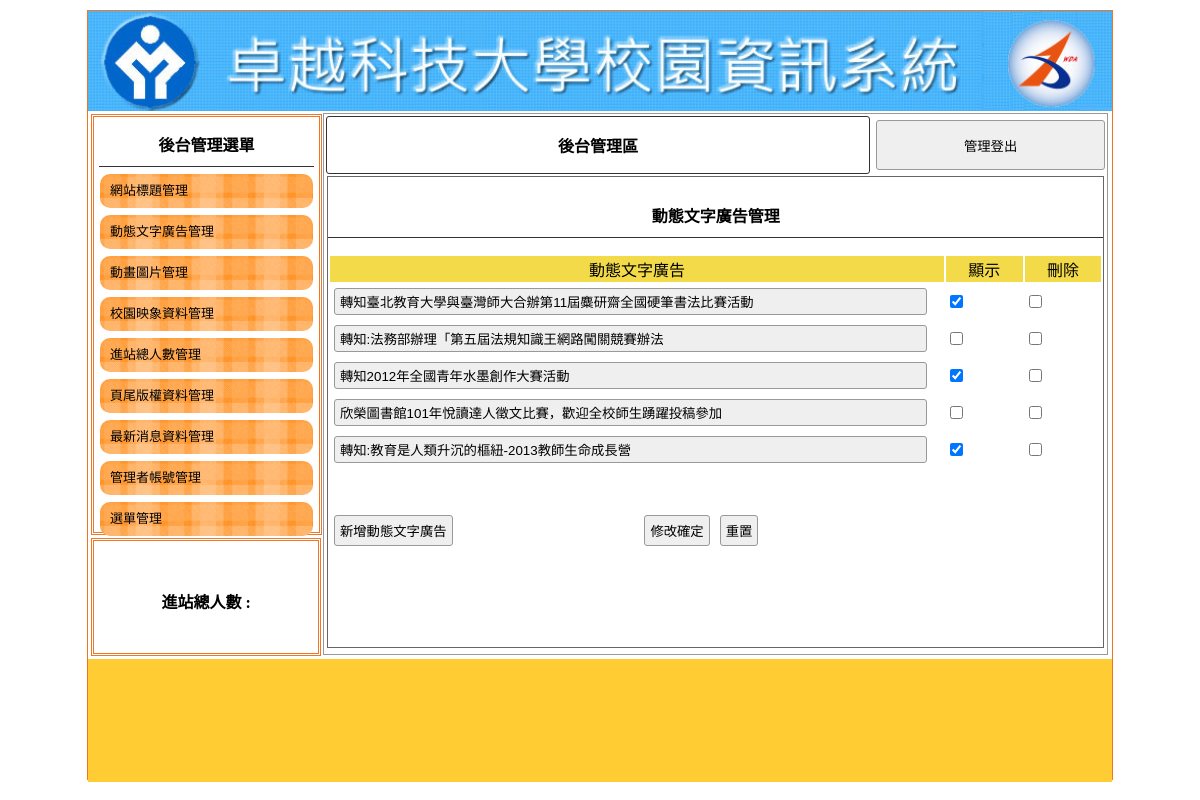
The app's page /admin.php?do=ad, older data.
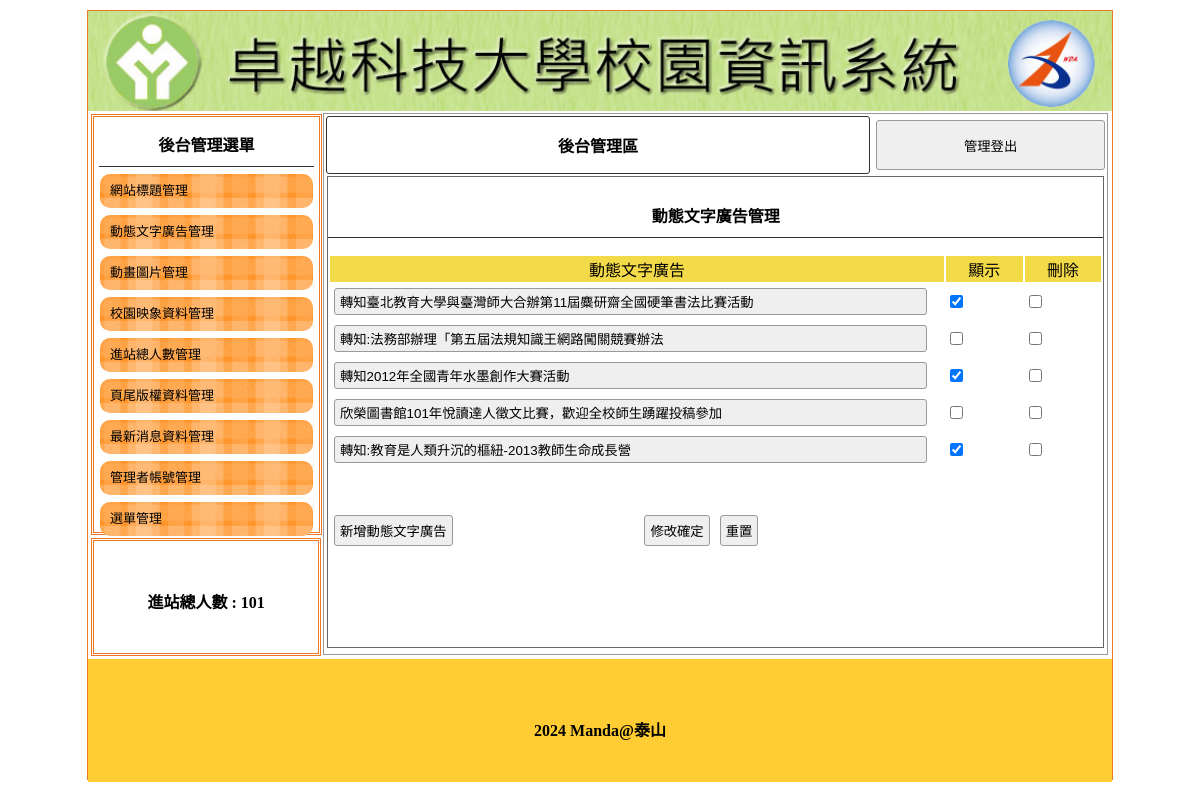
The same page, newer data.
### tables this page shows
CREATE TABLE `titles` (
  `id` int(10) UNSIGNED NOT NULL,
  `img` text NOT NULL,
  `text` text NOT NULL,
  `sh` int(1) UNSIGNED NOT NULL DEFAULT 0
);

CREATE TABLE `ads` (
  `id` int(10) UNSIGNED NOT NULL,
  `text` text NOT NULL,
  `sh` int(1) UNSIGNED NOT NULL DEFAULT 1
);

CREATE TABLE `total` (
  `id` int(10) UNSIGNED NOT NULL,
  `total` int(10) NOT NULL
);

CREATE TABLE `bottom` (
  `id` int(11) NOT NULL,
  `bottom` text NOT NULL
);

### api/db.php (called while the page is built, shortened)
<?php
class DB{
    protected $dsn="mysql:host=localhost;charset=utf8;dbname=db10";
    protected $pdo;
    protected $table;
    function __construct($table){
        $this->table=$table;
        $this->pdo=new PDO($this->dsn,'root','');
    }
    function all(...$arg){
        $sql="SELECT * FROM $this->table ";
        return $this->fetchAll($sql);
    }
    function find($id){
        $sql="SELECT * FROM $this->table ";
        if(is_array($id)){
            $where=$this->a2s($id);
            $sql=$sql . " WHERE ". join(" && ",$where);
        }else{
            $sql .= " WHERE `id`='$id' ";
        }
        return $this->fetchOne($sql);
    }
    function a2s($array){
        $tmp=[];
        foreach($array as $key => $value){
            $tmp[]="`$key`='$value'";
        }
        return $tmp;
    }
    protected function fetchOne($sql){
        return $this->pdo->query($sql)->fetch(PDO::FETCH_ASSOC);
    }
    protected function fetchAll($sql){
        return $this->pdo->query($sql)->fetchAll(PDO::FETCH_ASSOC);
    }
}
$Title=new DB('titles');
$Ad=new DB('ads');
$Total=new DB('total');
$Bottom=new DB('bottom');

### backend/ad.php (the view, shortened to what this page needs)
<div class="di"
    style="height:540px; border:#999 1px solid; width:76.5%; margin:2px 0px 0px 0px; float:left; position:relative; left:20px;">
    <?php include_once "logout.php"; ?>
    <div style="width:99%; height:87%; margin:auto; overflow:auto; border:#666 1px solid;">
        <p class="t cent botli">動態文字廣告管理</p>
        <form method="post" action="./api/edit.php">
            <table width="100%">
                <tbody>
                    <tr class="yel">
                        <td width="80%">動態文字廣告</td>
                        <td width="10%">顯示</td>
                        <td width="10%">刪除</td>
                    </tr>
                    <?php
                    $rows=$Ad->all();
                    foreach($rows as $row){
                    ?>
                    <tr>
                        <td>
                            <input type="text" name="text[]" value="<?=$row['text'];?>" style="width:95%">
                        </td>
                        <td>
                            <input type="checkbox" name="sh[]" value="<?=$row['id'];?>" <?=($row['sh']==1)?'checked':'';?>>
                        </td>
                        <td>
                            <input type="checkbox" name="del[]" value="<?=$row['id'];?>">
                        </td>
                    </tr>
                    <?php
                    }
                    ?>
                </tbody>
            </table>
            <table style="margin-top:40px; width:70%;">
                <tbody>
                    <tr>
                        <td width="200px"><input type="button"
                                onclick="op(&#39;#cover&#39;,&#39;#cvr&#39;,&#39;./modal/<?=$do;?>.php?table=<?=$do;?>&#39;)"
                                value="新增動態文字廣告"></td>
                        <td class="cent">
                            <input type="submit" value="修改確定">
                            <input type="reset" value="重置">
                        </td>
                    </tr>
                </tbody>
            </table>
        </form>
    </div>
</div>

### admin.php (shortened to what this page needs)
<?php include_once "api/db.php";?>
<!DOCTYPE html
    PUBLIC "-//W3C//DTD XHTML 1.0 Transitional//EN" "http://www.w3.org/TR/xhtml1/DTD/xhtml1-transitional.dtd">
<html xmlns="http://www.w3.org/1999/xhtml">
<head>
    <link href="./css/css.css" rel="stylesheet" type="text/css">
</head>
<body>
    <div id="main">
        <a title="<?=$Title->find(['sh'=>1])['text'];?>" href="index.php">
            <div class="ti" style="background:url('./upload/<?=$Title->find(['sh'=>1])['img'];?>'); background-size:cover;"></div>
        </a>
        <div id="ms">
            <div id="lf" style="float:left;">
                <div id="menuput" class="dbor">
                    <span class="t botli">後台管理選單</span>
                    <a style="color:#000; font-size:13px; text-decoration:none;" href="?do=title">
                        <div class="mainmu">
                            網站標題管理 </div>
                    </a>
                    <a style="color:#000; font-size:13px; text-decoration:none;" href="?do=ad">
                        <div class="mainmu">
                            動態文字廣告管理 </div>
                    </a>
                    <a style="color:#000; font-size:13px; text-decoration:none;" href="?do=mvim">
                        <div class="mainmu">
                            動畫圖片管理 </div>
                    </a>
                    <a style="color:#000; font-size:13px; text-decoration:none;" href="?do=image">
                        <div class="mainmu">
                            校園映象資料管理 </div>
                    </a>
                    <a style="color:#000; font-size:13px; text-decoration:none;" href="?do=total">
                        <div class="mainmu">
                            進站總人數管理 </div>
                    </a>
                    <a style="color:#000; font-size:13px; text-decoration:none;" href="?do=bottom">
                        <div class="mainmu">
                            頁尾版權資料管理 </div>
                    </a>
                    <a style="color:#000; font-size:13px; text-decoration:none;" href="?do=news">
                        <div class="mainmu">
                            最新消息資料管理 </div>
                    </a>
                    <a style="color:#000; font-size:13px; text-decoration:none;" href="?do=admin">
                        <div class="mainmu">
                            管理者帳號管理 </div>
                    </a>
                    <a style="color:#000; font-size:13px; text-decoration:none;" href="?do=menu">
                        <div class="mainmu">
                            選單管理 </div>
                    </a>
                </div>
                <div class="dbor" style="margin:3px; width:95%; height:20%; line-height:100px;">
                    <span class="t">進站總人數 :
                    <?=$Total->find(1)['total'];?></span>
                </div>
            </div>
            <?php
			$do=$_GET['do']??'title';
			$file="./backend/{$do}.php";
			if(file_exists($file)){
				include $file;
			}else{
				include "./backend/title.php";
			}
			?>
        </div>
        <div
            style="width:1024px; left:0px; position:relative; background:#FC3; margin-top:4px; height:123px; display:block;">
            <span class="t" style="line-height:123px;"><?=$Bottom->find(1)['bottom'];?></span>
        </div>
    </div>
</body>
</html>

### backend/logout.php
<table width="100%">
        <tbody>
            <tr>
                <td style="width:70%;font-weight:800; border:#333 1px solid; border-radius:3px;" class="cent"><a
                        href="?do=admin" style="color:#000; text-decoration:none;">後台管理區</a></td>
                <td><button onclick="document.cookie=&#39;user=&#39;;location.replace(&#39;./api/logout.php&#39;)"
                        style="width:99%; margin-right:2px; height:50px;">管理登出</button></td>
            </tr>
        </tbody>
    </table>

### css/css.css (style rules this page uses)
body { padding: 0px; margin: 0px; }
#main { width: 1024px; height: 768px; margin: 10px auto 10px auto; border: #EE7728 1px solid; position: relative; }
.ti { width: 100%; height: 100px; position: relative; background-size: cover; background-repeat: no-repeat; }
.dbor { border: #EE7728 double 3px; margin: 1px; padding: 2px 10px 2px 10px; }
.t { font-weight: 800; display: block; text-align: center; padding: 10px 1px 10px 1px; }
.botli { border-bottom: #333 1px solid; }
.mainmu { position: relative; border-radius: 10px; background: url(../icon/menu.fw.png) center no-repeat; background-size: cover; line-height: 30px; padding: 2px 10px 2px 10px; margin: 7px 1px 7px 1px; }
#lf { height: 540px; width: 21%; display: inline-block; }
#menuput { width: 100%; height: 75%; position: relative; padding: 5px; display: block; margin: 3px; }
.di { display: inline-block; }
.cent { text-align: center; }
input, button { border: #999 1px solid; border-radius: 3px; background: #EFEFEF; padding: 5px; margin: 3px; }
input[type=text], input[type=password] { width: 150px; }
.yel td { background: #F3DA49; text-align: center; }

Row changes from the older to the newer data that the page shows:
no longer on this page (row edited): titles: img (picture)
now on this page (row edited): titles: img (picture)
added total: total "101"
added bottom: bottom "2024 Manda@泰山"
